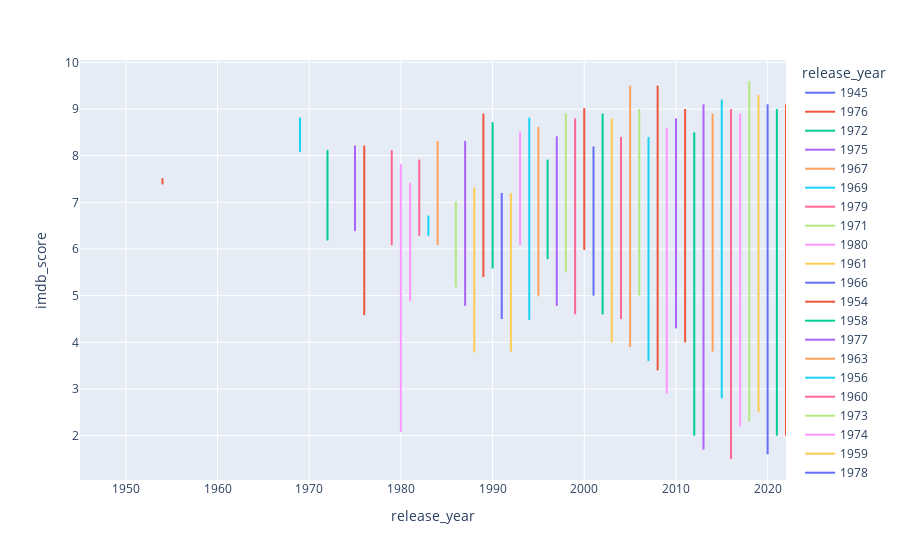

This figure's notebook cell:
### Markdown cell above
---
### 2. Построим график, отражающий колебания оценки взависимоости от года релиза

### Code cell
fig = px.line(df, x="release_year", y="imdb_score", color="release_year")
fig.update_traces(textposition="bottom right")
fig.show()

### Figure 1 — Plotly figure (JSON) as saved in the notebook; plotly's stock layout.template omitted (floating-point values rounded to 4 significant figures; data arrays with more than 128 entries replaced by an {"elided": "..."} marker saying what was removed)
{"data": [{"hovertemplate": "release_year=%{x}<br>imdb_score=%{y}<extra></extra>", "legendgroup": "1945", "line": {"color": "#636efa", "dash": "solid"}, "marker": {"symbol": "circle"}, "mode": "lines", "name": "1945", "showlegend": true, "textposition": "bottom right", "type": "scattergl", "x": [1945], "xaxis": "x", "y": [null], "yaxis": "y"}, {"hovertemplate": "release_year=%{x}<br>imdb_score=%{y}<extra></extra>", "legendgroup": "1976", "line": {"color": "#EF553B", "dash": "solid"}, "marker": {"symbol": "circle"}, "mode": "lines", "name": "1976", "showlegend": true, "textposition": "bottom right", "type": "scattergl", "x": [1976, 1976, 1976], "xaxis": "x", "y": [8.2, 7.2, 4.6], "yaxis": "y"}, {"hovertemplate": "release_year=%{x}<br>imdb_score=%{y}<extra></extra>", "legendgroup": "1972", "line": {"color": "#00cc96", "dash": "solid"}, "marker": {"symbol": "circle"}, "mode": "lines", "name": "1972", "showlegend": true, "textposition": "bottom right", "type": "scattergl", "x": [1972, 1972, 1972], "xaxis": "x", "y": [7.7, 6.2, 8.1], "yaxis": "y"}, {"hovertemplate": "release_year=%{x}<br>imdb_score=%{y}<extra></extra>", "legendgroup": "1975", "line": {"color": "#ab63fa", "dash": "solid"}, "marker": {"symbol": "circle"}, "mode": "lines", "name": "1975", "showlegend": true, "textposition": "bottom right", "type": "scattergl", "x": [1975, 1975], "xaxis": "x", "y": [8.2, 6.4], "yaxis": "y"}, {"hovertemplate": "release_year=%{x}<br>imdb_score=%{y}<extra></extra>", "legendgroup": "1967", "line": {"color": "#FFA15A", "dash": "solid"}, "marker": {"symbol": "circle"}, "mode": "lines", "name": "1967", "showlegend": true, "textposition": "bottom right", "type": "scattergl", "x": [1967, 1967], "xaxis": "x", "y": [7.7, 7.7], "yaxis": "y"}, {"hovertemplate": "release_year=%{x}<br>imdb_score=%{y}<extra></extra>", "legendgroup": "1969", "line": {"color": "#19d3f3", "dash": "solid"}, "marker": {"symbol": "circle"}, "mode": "lines", "name": "1969", "showlegend": true, "textposition": "bottom right", "type": "scattergl", "x": [1969, 1969], "xaxis": "x", "y": [8.8, 8.1], "yaxis": "y"}, {"hovertemplate": "release_year=%{x}<br>imdb_score=%{y}<extra></extra>", "legendgroup": "1979", "line": {"color": "#FF6692", "dash": "solid"}, "marker": {"symbol": "circle"}, "mode": "lines", "name": "1979", "showlegend": true, "textposition": "bottom right", "type": "scattergl", "x": [1979, 1979, 1979, 1979, 1979], "xaxis": "x", "y": [8, 8.1, 7.2, 6.2, 6.1], "yaxis": "y"}, {"hovertemplate": "release_year=%{x}<br>imdb_score=%{y}<extra></extra>", "legendgroup": "1971", "line": {"color": "#B6E880", "dash": "solid"}, "marker": {"symbol": "circle"}, "mode": "lines", "name": "1971", "showlegend": true, "textposition": "bottom right", "type": "scattergl", "x": [1971], "xaxis": "x", "y": [7.7], "yaxis": "y"}, {"hovertemplate": "release_year=%{x}<br>imdb_score=%{y}<extra></extra>", "legendgroup": "1980", "line": {"color": "#FF97FF", "dash": "solid"}, "marker": {"symbol": "circle"}, "mode": "lines", "name": "1980", "showlegend": true, "textposition": "bottom right", "type": "scattergl", "x": [1980, 1980, 1980], "xaxis": "x", "y": [5.8, 2.1, 7.8], "yaxis": "y"}, {"hovertemplate": "release_year=%{x}<br>imdb_score=%{y}<extra></extra>", "legendgroup": "1961", "line": {"color": "#FECB52", "dash": "solid"}, "marker": {"symbol": "circle"}, "mode": "lines", "name": "1961", "showlegend": true, "textposition": "bottom right", "type": "scattergl", "x": [1961], "xaxis": "x", "y": [7.5], "yaxis": "y"}, {"hovertemplate": "release_year=%{x}<br>imdb_score=%{y}<extra></extra>", "legendgroup": "1966", "line": {"color": "#636efa", "dash": "solid"}, "marker": {"symbol": "circle"}, "mode": "lines", "name": "1966", "showlegend": true, "textposition": "bottom right", "type": "scattergl", "x": [1966], "xaxis": "x", "y": [7.3], "yaxis": "y"}, {"hovertemplate": "release_year=%{x}<br>imdb_score=%{y}<extra></extra>", "legendgroup": "1954", "line": {"color": "#EF553B", "dash": "solid"}, "marker": {"symbol": "circle"}, "mode": "lines", "name": "1954", "showlegend": true, "textposition": "bottom right", "type": "scattergl", "x": [1954, 1954], "xaxis": "x", "y": [7.5, 7.4], "yaxis": "y"}, {"hovertemplate": "release_year=%{x}<br>imdb_score=%{y}<extra></extra>", "legendgroup": "1958", "line": {"color": "#00cc96", "dash": "solid"}, "marker": {"symbol": "circle"}, "mode": "lines", "name": "1958", "showlegend": true, "textposition": "bottom right", "type": "scattergl", "x": [1958], "xaxis": "x", "y": [7.5], "yaxis": "y"}, {"hovertemplate": "release_year=%{x}<br>imdb_score=%{y}<extra></extra>", "legendgroup": "1977", "line": {"color": "#ab63fa", "dash": "solid"}, "marker": {"symbol": "circle"}, "mode": "lines", "name": "1977", "showlegend": true, "textposition": "bottom right", "type": "scattergl", "x": [1977], "xaxis": "x", "y": [7.5], "yaxis": "y"}, {"hovertemplate": "release_year=%{x}<br>imdb_score=%{y}<extra></extra>", "legendgroup": "1963", "line": {"color": "#FFA15A", "dash": "solid"}, "marker": {"symbol": "circle"}, "mode": "lines", "name": "1963", "showlegend": true, "textposition": "bottom right", "type": "scattergl", "x": [1963], "xaxis": "x", "y": [7.6], "yaxis": "y"}, {"hovertemplate": "release_year=%{x}<br>imdb_score=%{y}<extra></extra>", "legendgroup": "1956", "line": {"color": "#19d3f3", "dash": "solid"}, "marker": {"symbol": "circle"}, "mode": "lines", "name": "1956", "showlegend": true, "textposition": "bottom right", "type": "scattergl", "x": [1956], "xaxis": "x", "y": [6.7], "yaxis": "y"}, {"hovertemplate": "release_year=%{x}<br>imdb_score=%{y}<extra></extra>", "legendgroup": "1960", "line": {"color": "#FF6692", "dash": "solid"}, "marker": {"symbol": "circle"}, "mode": "lines", "name": "1960", "showlegend": true, "textposition": "bottom right", "type": "scattergl", "x": [1960], "xaxis": "x", "y": [6.4], "yaxis": "y"}, {"hovertemplate": "release_year=%{x}<br>imdb_score=%{y}<extra></extra>", "legendgroup": "1973", "line": {"color": "#B6E880", "dash": "solid"}, "marker": {"symbol": "circle"}, "mode": "lines", "name": "1973", "showlegend": true, "textposition": "bottom right", "type": "scattergl", "x": [1973], "xaxis": "x", "y": [5.1], "yaxis": "y"}, {"hovertemplate": "release_year=%{x}<br>imdb_score=%{y}<extra></extra>", "legendgroup": "1974", "line": {"color": "#FF97FF", "dash": "solid"}, "marker": {"symbol": "circle"}, "mode": "lines", "name": "1974", "showlegend": true, "textposition": "bottom right", "type": "scattergl", "x": [1974], "xaxis": "x", "y": [6.5], "yaxis": "y"}, {"hovertemplate": "release_year=%{x}<br>imdb_score=%{y}<extra></extra>", "legendgroup": "1959", "line": {"color": "#FECB52", "dash": "solid"}, "marker": {"symbol": "circle"}, "mode": "lines", "name": "1959", "showlegend": true, "textposition": "bottom right", "type": "scattergl", "x": [1959], "xaxis": "x", "y": [6.6], "yaxis": "y"}, {"hovertemplate": "release_year=%{x}<br>imdb_score=%{y}<extra></extra>", "legendgroup": "1978", "line": {"color": "#636efa", "dash": "solid"}, "marker": {"symbol": "circle"}, "mode": "lines", "name": "1978", "showlegend": true, "textposition": "bottom right", "type": "scattergl", "x": [1978], "xaxis": "x", "y": [4.4], "yaxis": "y"}, {"hovertemplate": "release_year=%{x}<br>imdb_score=%{y}<extra></extra>", "legendgroup": "1989", "line": {"color": "#EF553B", "dash": "solid"}, "marker": {"symbol": "circle"}, "mode": "lines", "name": "1989", "showlegend": true, "textposition": "bottom right", "type": "scattergl", "x": [1989, 1989, 1989, 1989, 1989, 1989, 1989, 1989, 1989, 1989, 1989, 1989], "xaxis": "x", "y": [8.9, 7.7, 7.3, 7.1, 7.5, 7.4, 6.5, 8.1, 7.2, null, 5.4, 6.5], "yaxis": "y"}, {"hovertemplate": "release_year=%{x}<br>imdb_score=%{y}<extra></extra>", "legendgroup": "1990", "line": {"color": "#00cc96", "dash": "solid"}, "marker": {"symbol": "circle"}, "mode": "lines", "name": "1990", "showlegend": true, "textposition": "bottom right", "type": "scattergl", "x": [1990, 1990, 1990, 1990, 1990, 1990, 1990], "xaxis": "x", "y": [8.7, 7.8, 6.1, 7.6, 6.6, 5.6, 6.1], "yaxis": "y"}, {"hovertemplate": "release_year=%{x}<br>imdb_score=%{y}<extra></extra>", "legendgroup": "1987", "line": {"color": "#ab63fa", "dash": "solid"}, "marker": {"symbol": "circle"}, "mode": "lines", "name": "1987", "showlegend": true, "textposition": "bottom right", "type": "scattergl", "x": [1987, 1987, 1987, 1987, 1987, 1987], "xaxis": "x", "y": [8.3, 7.6, 6.1, 7.2, 6.3, 4.8], "yaxis": "y"}, {"hovertemplate": "release_year=%{x}<br>imdb_score=%{y}<extra></extra>", "legendgroup": "1984", "line": {"color": "#FFA15A", "dash": "solid"}, "marker": {"symbol": "circle"}, "mode": "lines", "name": "1984", "showlegend": true, "textposition": "bottom right", "type": "scattergl", "x": [1984, 1984, 1984, 1984, 1984, 1984], "xaxis": "x", "y": [8.3, 7.4, 6.7, 6.5, 6.3, 6.1], "yaxis": "y"}, {"hovertemplate": "release_year=%{x}<br>imdb_score=%{y}<extra></extra>", "legendgroup": "1983", "line": {"color": "#19d3f3", "dash": "solid"}, "marker": {"symbol": "circle"}, "mode": "lines", "name": "1983", "showlegend": true, "textposition": "bottom right", "type": "scattergl", "x": [1983, 1983, 1983, 1983], "xaxis": "x", "y": [6.7, 6.7, 6.7, 6.3], "yaxis": "y"}, {"hovertemplate": "release_year=%{x}<br>imdb_score=%{y}<extra></extra>", "legendgroup": "1982", "line": {"color": "#FF6692", "dash": "solid"}, "marker": {"symbol": "circle"}, "mode": "lines", "name": "1982", "showlegend": true, "textposition": "bottom right", "type": "scattergl", "x": [1982, 1982, 1982, 1982, 1982, 1982], "xaxis": "x", "y": [6.9, 7.6, 7.9, 6.4, 7.3, 6.3], "yaxis": "y"}, {"hovertemplate": "release_year=%{x}<br>imdb_score=%{y}<extra></extra>", "legendgroup": "1986", "line": {"color": "#B6E880", "dash": "solid"}, "marker": {"symbol": "circle"}, "mode": "lines", "name": "1986", "showlegend": true, "textposition": "bottom right", "type": "scattergl", "x": [1986, 1986, 1986, 1986], "xaxis": "x", "y": [6.7, 7, 5.2, 6.1], "yaxis": "y"}, {"hovertemplate": "release_year=%{x}<br>imdb_score=%{y}<extra></extra>", "legendgroup": "1981", "line": {"color": "#FF97FF", "dash": "solid"}, "marker": {"symbol": "circle"}, "mode": "lines", "name": "1981", "showlegend": true, "textposition": "bottom right", "type": "scattergl", "x": [1981, 1981, 1981], "xaxis": "x", "y": [4.9, 7.4, 7.2], "yaxis": "y"}, {"hovertemplate": "release_year=%{x}<br>imdb_score=%{y}<extra></extra>", "legendgroup": "1988", "line": {"color": "#FECB52", "dash": "solid"}, "marker": {"symbol": "circle"}, "mode": "lines", "name": "1988", "showlegend": true, "textposition": "bottom right", "type": "scattergl", "x": [1988, 1988, 1988, 1988, 1988, 1988, 1988], "xaxis": "x", "y": [7.3, 6.7, 5.9, 6, 5.1, 7.2, 3.8], "yaxis": "y"}, {"hovertemplate": "release_year=%{x}<br>imdb_score=%{y}<extra></extra>", "legendgroup": "1985", "line": {"color": "#636efa", "dash": "solid"}, "marker": {"symbol": "circle"}, "mode": "lines", "name": "1985", "showlegend": true, "textposition": "bottom right", "type": "scattergl", "x": [1985], "xaxis": "x", "y": [8], "yaxis": "y"}, {"hovertemplate": "release_year=%{x}<br>imdb_score=%{y}<extra></extra>", "legendgroup": "2000", "line": {"color": "#EF553B", "dash": "solid"}, "marker": {"symbol": "circle"}, "mode": "lines", "name": "2000", "showlegend": true, "textposition": "bottom right", "type": "scattergl", "x": [2000, 2000, 2000, 2000, 2000, 2000, 2000, 2000, 2000, 2000, 2000], "xaxis": "x", "y": [7.4, 8.3, 6.1, 8.2, 7.9, 6.6, 7.2, 9, 6.1, 6, 7.3], "yaxis": "y"}, {"hovertemplate": "release_year=%{x}<br>imdb_score=%{y}<extra></extra>", "legendgroup": "1996", "line": {"color": "#00cc96", "dash": "solid"}, "marker": {"symbol": "circle"}, "mode": "lines", "name": "1996", "showlegend": true, "textposition": "bottom right", "type": "scattergl", "x": [1996, 1996, 1996, 1996, 1996, 1996, 1996], "xaxis": "x", "y": [7.1, 6.1, 7.8, 5.8, 6.8, 6.9, 7.9], "yaxis": "y"}, {"hovertemplate": "release_year=%{x}<br>imdb_score=%{y}<extra></extra>", "legendgroup": "1997", "line": {"color": "#ab63fa", "dash": "solid"}, "marker": {"symbol": "circle"}, "mode": "lines", "name": "1997", "showlegend": true, "textposition": "bottom right", "type": "scattergl", "x": [1997, 1997, 1997, 1997, 1997, 1997, 1997, 1997, 1997, 1997, 1997, 1997, 1997, 1997, 1997, 1997], "xaxis": "x", "y": [8.4, 7.4, 7.9, 7.9, 7.3, 7.8, 7.7, 8, 5.9, 4.8, 7.1, 6.2, 5.2, 4.8, 7.1, 6.7], "yaxis": "y"}, {"hovertemplate": "release_year=%{x}<br>imdb_score=%{y}<extra></extra>", "legendgroup": "1995", "line": {"color": "#FFA15A", "dash": "solid"}, "marker": {"symbol": "circle"}, "mode": "lines", "name": "1995", "showlegend": true, "textposition": "bottom right", "type": "scattergl", "x": [1995, 1995, 1995, 1995, 1995, 1995, 1995, 1995, 1995, 1995], "xaxis": "x", "y": [8.6, 8.5, 6.5, 7.6, 5.9, 5.6, 6.8, 8.1, 7.6, 5], "yaxis": "y"}, {"hovertemplate": "release_year=%{x}<br>imdb_score=%{y}<extra></extra>", "legendgroup": "1994", "line": {"color": "#19d3f3", "dash": "solid"}, "marker": {"symbol": "circle"}, "mode": "lines", "name": "1994", "showlegend": true, "textposition": "bottom right", "type": "scattergl", "x": [1994, 1994, 1994, 1994, 1994, 1994, 1994, 1994, 1994, 1994, 1994, 1994, 1994, 1994, 1994, 1994], "xaxis": "x", "y": [8.8, 7.3, 8.5, 7.3, 7.8, 7.5, 6.7, 7.3, 4.5, 4.5, 6.2, 7.8, 6.3, 7.5, 6.6, 6.5], "yaxis": "y"}, {"hovertemplate": "release_year=%{x}<br>imdb_score=%{y}<extra></extra>", "legendgroup": "1999", "line": {"color": "#FF6692", "dash": "solid"}, "marker": {"symbol": "circle"}, "mode": "lines", "name": "1999", "showlegend": true, "textposition": "bottom right", "type": "scattergl", "x": [1999, 1999, 1999, 1999, 1999, 1999, 1999, 1999, 1999, 1999, 1999, 1999, 1999], "xaxis": "x", "y": [7.4, 8.8, 6.4, 7.3, 6.8, 7.4, 7.8, 6.1, 6.2, 8.1, 5.9, 4.6, null], "yaxis": "y"}, {"hovertemplate": "release_year=%{x}<br>imdb_score=%{y}<extra></extra>", "legendgroup": "1998", "line": {"color": "#B6E880", "dash": "solid"}, "marker": {"symbol": "circle"}, "mode": "lines", "name": "1998", "showlegend": true, "textposition": "bottom right", "type": "scattergl", "x": [1998, 1998, 1998, 1998, 1998, 1998, 1998, 1998, 1998, 1998, 1998, 1998, 1998, 1998, 1998, 1998, 1998, 1998, 1998, 1998, 1998, 1998], "xaxis": "x", "y": [7.8, 8.9, 6.7, 6.1, 7.3, 6.5, 6.8, 8, 7, 5.9, 7.6, 7.5, 7.9, 7.4, 7.9, 6.2, 6.4, 7.8, 5.5, 7.6, 6.3, null], "yaxis": "y"}, {"hovertemplate": "release_year=%{x}<br>imdb_score=%{y}<extra></extra>", "legendgroup": "1993", "line": {"color": "#FF97FF", "dash": "solid"}, "marker": {"symbol": "circle"}, "mode": "lines", "name": "1993", "showlegend": true, "textposition": "bottom right", "type": "scattergl", "x": [1993, 1993, 1993, 1993, 1993, 1993, 1993, 1993, 1993, 1993, 1993, 1993, 1993, 1993], "xaxis": "x", "y": [6.5, 6.4, 7.2, 6.5, 7.5, 6.2, 6.5, 7, 6.7, 8.5, 7.8, 6.6, 6.1, 7.8], "yaxis": "y"}, {"hovertemplate": "release_year=%{x}<br>imdb_score=%{y}<extra></extra>", "legendgroup": "1992", "line": {"color": "#FECB52", "dash": "solid"}, "marker": {"symbol": "circle"}, "mode": "lines", "name": "1992", "showlegend": true, "textposition": "bottom right", "type": "scattergl", "x": [1992, 1992, 1992], "xaxis": "x", "y": [7.2, 3.8, null], "yaxis": "y"}, {"hovertemplate": "release_year=%{x}<br>imdb_score=%{y}<extra></extra>", "legendgroup": "1991", "line": {"color": "#636efa", "dash": "solid"}, "marker": {"symbol": "circle"}, "mode": "lines", "name": "1991", "showlegend": true, "textposition": "bottom right", "type": "scattergl", "x": [1991, 1991, 1991, 1991, 1991, 1991, 1991, 1991, 1991, 1991, 1991, 1991, 1991], "xaxis": "x", "y": [6.9, null, 4.5, 6.6, null, null, 7.2, 6, null, 6.9, 4.5, 5.5, 5.8], "yaxis": "y"}, {"hovertemplate": "release_year=%{x}<br>imdb_score=%{y}<extra></extra>", "legendgroup": "2008", "line": {"color": "#EF553B", "dash": "solid"}, "marker": {"symbol": "circle"}, "mode": "lines", "name": "2008", "showlegend": true, "textposition": "bottom right", "type": "scattergl", "x": [2008, 2008, 2008, 2008, 2008, 2008, 2008, 2008, 2008, 2008, 2008, 2008, 2008, 2008, 2008, 2008, 2008, 2008, 2008, 2008, 2008, 2008, 2008, 2008, 2008, 2008, 2008, 2008, 2008, 2008, 2008, 2008, 2008, 2008, 2008, 2008, 2008, 2008, 2008, 2008, 2008, 2008, 2008, 2008, 2008, 2008, 2008, 2008, 2008, 2008, 2008, 2008, 2008, 2008, 2008, 2008, 2008, 2008, 2008, 2008, 2008, 2008, 2008], "xaxis": "x", "y": [9.5, 8.3, 6.7, 7.5, 6.5, 6.6, 6.4, 7, 7.9, 5.8, 8, 6.8, 7.6, 8.2, 8, 5.1, 8.1, 7.3, 7, null, 5.6, 7.1, 7.5, 4.5, 7.6, 6.8, 7.1, 6.8, 6.9, 7, 5.9, null, 7.4, 8, 7, 7.7, 7.8, 4.1, 7.4, 6.5, 5.1, 7.7, 7.7, 6.3, 5.5, 5.4, null, 5.6, 6.9, 5.3, 6.8, 6.5, 6.8, 7.6, 6.4, 6.6, 4.4, null, 7.4, 3.4, 4.8, 6.5, null], "yaxis": "y"}, {"hovertemplate": "release_year=%{x}<br>imdb_score=%{y}<extra></extra>", "legendgroup": "2002", "line": {"color": "#00cc96", "dash": "solid"}, "marker": {"symbol": "circle"}, "mode": "lines", "name": "2002", "showlegend": true, "textposition": "bottom right", "type": "scattergl", "x": [2002, 2002, 2002, 2002, 2002, 2002, 2002, 2002, 2002, 2002, 2002, 2002, 2002, 2002, 2002, 2002, 2002, 2002, 2002, 2002, 2002, 2002], "xaxis": "x", "y": [8.7, 8.1, 8.4, 7.7, 6.6, 5.1, 7, 8.9, 6.9, 8.3, 5.5, 4.6, 7, 6.6, 7.3, 7.2, 6.2, 8.5, 8.4, 8.1, null, 6.8], "yaxis": "y"}, {"hovertemplate": "release_year=%{x}<br>imdb_score=%{y}<extra></extra>", "legendgroup": "2010", "line": {"color": "#ab63fa", "dash": "solid"}, "marker": {"symbol": "circle"}, "mode": "lines", "name": "2010", "showlegend": true, "textposition": "bottom right", "type": "scattergl", "x": [2010, 2010, 2010, 2010, 2010, 2010, 2010, 2010, 2010, 2010, 2010, 2010, 2010, 2010, 2010, 2010, 2010, 2010, 2010, 2010, 2010, 2010, 2010, 2010, 2010, 2010, 2010, 2010, 2010, 2010, 2010, 2010, 2010, 2010, 2010, 2010, 2010, 2010, 2010, 2010, 2010, 2010, 2010, 2010, 2010, 2010, 2010, 2010, 2010, 2010, 2010, 2010, 2010, 2010, 2010, 2010, 2010, 2010, 2010, 2010, 2010, 2010, 2010, 2010, 2010, 2010], "xaxis": "x", "y": [8.2, 8.6, 8.5, 8.8, 6.8, 7.6, 6.9, 5.9, null, 7.9, 8.3, 6.8, 7.1, 5.2, 7.6, 5.4, 6.5, 5.5, 7.5, 6.5, 5.7, 8.4, 7.8, 6.2, 6.5, 5.1, 6.8, 7.4, 8.1, 7.4, 5.9, 6.2, 5.3, 6.8, 7.4, 7.4, 7.4, 7.1, 7.3, 5.6, 7.2, 5.1, 7, 7.1, 5.3, 7.4, 6.6, 5.6, 7.1, 6.7, 7.5, 7.4, 6.8, 6.2, 6.7, 6.7, 6.3, 7.2, 5.7, 4.8, 8, null, null, 4.3, 7.6, 6.3], "yaxis": "y"}, {"hovertemplate": "release_year=%{x}<br>imdb_score=%{y}<extra></extra>", "legendgroup": "2005", "line": {"color": "#FFA15A", "dash": "solid"}, "marker": {"symbol": "circle"}, "mode": "lines", "name": "2005", "showlegend": true, "textposition": "bottom right", "type": "scattergl", "x": [2005, 2005, 2005, 2005, 2005, 2005, 2005, 2005, 2005, 2005, 2005, 2005, 2005, 2005, 2005, 2005, 2005, 2005, 2005, 2005, 2005, 2005, 2005, 2005, 2005, 2005, 2005, 2005, 2005, 2005, 2005, 2005], "xaxis": "x", "y": [8.4, 7.6, 9.3, 6.1, 6.5, 6.7, 5.1, 6.4, 5.1, 5.5, 3.9, null, 6.8, 6.3, 6.4, 5.1, 7.3, 7.6, 6.5, 7.1, 7.3, 6.3, 6.5, 6.4, 6.6, 4.7, 6.1, 6.4, 9.5, 7.4, 6.7, 5.5], "yaxis": "y"}, {"hovertemplate": "release_year=%{x}<br>imdb_score=%{y}<extra></extra>", "legendgroup": "2007", "line": {"color": "#19d3f3", "dash": "solid"}, "marker": {"symbol": "circle"}, "mode": "lines", "name": "2007", "showlegend": true, "textposition": "bottom right", "type": "scattergl", "x": [2007, 2007, 2007, 2007, 2007, 2007, 2007, 2007, 2007, 2007, 2007, 2007, 2007, 2007, 2007, 2007, 2007, 2007, 2007, 2007, 2007, 2007, 2007, 2007, 2007, 2007, 2007, 2007, 2007, 2007, 2007, 2007, 2007, 2007, 2007, 2007, 2007, 2007, 2007, 2007, 2007, 2007, 2007, 2007, 2007, 2007, 2007, 2007], "xaxis": "x", "y": [7.1, 8.4, null, 7.2, 7.2, 6.7, 6, 6.5, 8.3, 7.4, 6.4, 6.1, 8.1, 6.1, 5.6, 7.3, null, 5.9, null, 8.3, 7.8, 6.7, 6.1, 4.2, 6.7, 7.9, 5.6, 7.2, 7.7, 7, 3.6, 7.5, 7.4, 7.1, 6.9, 6.1, 7.6, 7.1, 5.5, 5.2, 6.9, 5.8, 7, 8, 5, 4.3, 6.4, 6.4], "yaxis": "y"}, {"hovertemplate": "release_year=%{x}<br>imdb_score=%{y}<extra></extra>", "legendgroup": "2004", "line": {"color": "#FF6692", "dash": "solid"}, "marker": {"symbol": "circle"}, "mode": "lines", "name": "2004", "showlegend": true, "textposition": "bottom right", "type": "scattergl", "x": [2004, 2004, 2004, 2004, 2004, 2004, 2004, 2004, 2004, 2004, 2004, 2004, 2004, 2004, 2004, 2004, 2004, 2004, 2004, 2004, 2004, 2004, 2004, 2004, 2004, 2004, 2004, 2004, 2004, 2004, 2004, 2004, 2004, 2004, 2004, 2004, 2004, 2004], "xaxis": "x", "y": [7.1, 7.8, 7.1, 7.4, 7.3, 6.7, 7.4, 7, 6.2, 7.3, 6.1, 4.9, 4.5, null, 5.4, 7.2, 8.4, 8.1, 6.3, 6.6, 7.1, null, 8, 6.6, 7.3, 7, 7.2, 8.4, null, 8, 7.8, null, 5.3, 5.4, 5.1, 6.4, null, null], "yaxis": "y"}, {"hovertemplate": "release_year=%{x}<br>imdb_score=%{y}<extra></extra>", "legendgroup": "2006", "line": {"color": "#B6E880", "dash": "solid"}, "marker": {"symbol": "circle"}, "mode": "lines", "name": "2006", "showlegend": true, "textposition": "bottom right", "type": "scattergl", "x": [2006, 2006, 2006, 2006, 2006, 2006, 2006, 2006, 2006, 2006, 2006, 2006, 2006, 2006, 2006, 2006, 2006, 2006, 2006, 2006, 2006, 2006, 2006, 2006, 2006, 2006, 2006, 2006, 2006, 2006, 2006, 2006, 2006, 2006, 2006, 2006, 2006, 2006, 2006, 2006, 2006, 2006, 2006, 2006, 2006], "xaxis": "x", "y": [8.3, 8.7, 8.5, 8.5, 9, 8, 8, 8.7, 6.8, 8, 5.1, 7.2, 7, 6.6, 5.9, 5.8, 5.8, 8.2, 5, 6.6, 5.8, 7.1, 7.6, 6.5, 6.3, 8.1, 8.8, 8.7, 7.1, 7.1, 6.9, 8, 7.2, 6, 6.4, 7.9, 6.2, null, 7, 7.8, 7.3, 7.4, 6.7, null, 6.1], "yaxis": "y"}, {"hovertemplate": "release_year=%{x}<br>imdb_score=%{y}<extra></extra>", "legendgroup": "2009", "line": {"color": "#FF97FF", "dash": "solid"}, "marker": {"symbol": "circle"}, "mode": "lines", "name": "2009", "showlegend": true, "textposition": "bottom right", "type": "scattergl", "x": [2009, 2009, 2009, 2009, 2009, 2009, 2009, 2009, 2009, 2009, 2009, 2009, 2009, 2009, 2009, 2009, 2009, 2009, 2009, 2009, 2009, 2009, 2009, 2009, 2009, 2009, 2009, 2009, 2009, 2009, 2009, 2009, 2009, 2009, 2009, 2009, 2009, 2009, 2009, 2009, 2009, 2009, 2009, 2009, 2009, 2009, 2009, 2009, 2009, 2009, 2009, 2009, 2009, 2009, 2009, 2009, 2009, 2009, 2009], "xaxis": "x", "y": [8.5, 7.7, 7.6, 7.6, 7, 6.9, 5.5, 8.4, 6.7, 6.2, 6.3, 8.6, 7.5, 7.9, 4.9, 5.4, 7.4, 8.1, 7.6, 7.5, 7.3, 6.6, 6.9, 7.8, 7.7, 7, 7.5, 7, 6.2, 6.3, 6.6, 7.6, 6.3, 7.4, 7.1, 7.9, 5.7, 6.1, 7.6, 4.8, null, 5.4, 4.4, null, 2.9, 7.1, 3.4, 8.4, 7.4, 7.8, 7.6, 5.5, null, 6.5, 6.2, 5.2, 5.6, 7.4, 5.6], "yaxis": "y"}, {"hovertemplate": "release_year=%{x}<br>imdb_score=%{y}<extra></extra>", "legendgroup": "2003", "line": {"color": "#FECB52", "dash": "solid"}, "marker": {"symbol": "circle"}, "mode": "lines", "name": "2003", "showlegend": true, "textposition": "bottom right", "type": "scattergl", "x": [2003, 2003, 2003, 2003, 2003, 2003, 2003, 2003, 2003, 2003, 2003, 2003, 2003, 2003, 2003, 2003, 2003, 2003, 2003, 2003, 2003, 2003, 2003, 2003, 2003, 2003, 2003, 2003, 2003, 2003, 2003], "xaxis": "x", "y": [8.7, 7, 7.8, 8.8, 8, 7.6, 5.6, 7.3, 7.3, 6.7, 6.2, 6.2, 4, 6.6, 5.7, 7, 7.3, 6.3, 7.9, 8.7, 6.5, 7.6, null, 6.9, 6.1, 7.8, 7, 6.4, 4.3, null, 7.6], "yaxis": "y"}, {"hovertemplate": "release_year=%{x}<br>imdb_score=%{y}<extra></extra>", "legendgroup": "2001", "line": {"color": "#636efa", "dash": "solid"}, "marker": {"symbol": "circle"}, "mode": "lines", "name": "2001", "showlegend": true, "textposition": "bottom right", "type": "scattergl", "x": [2001, 2001, 2001, 2001, 2001, 2001, 2001, 2001, 2001, 2001, 2001, 2001, 2001, 2001, 2001, 2001, 2001, 2001, 2001, 2001], "xaxis": "x", "y": [8.6, null, 7.2, 5.7, 7.5, 5.6, 7.6, 5.9, 8.1, 7.4, 7.5, 7.2, 8.1, 7, 5, 7.2, 7.4, 8, 5.3, 8.2], "yaxis": "y"}, {"hovertemplate": "release_year=%{x}<br>imdb_score=%{y}<extra></extra>", "legendgroup": "2011", "line": {"color": "#EF553B", "dash": "solid"}, "marker": {"symbol": "circle"}, "mode": "lines", "name": "2011", "showlegend": true, "textposition": "bottom right", "type": "scattergl", "x": [2011, 2011, 2011, 2011, 2011, 2011, 2011, 2011, 2011, 2011, 2011, 2011, 2011, 2011, 2011, 2011, 2011, 2011, 2011, 2011, 2011, 2011, 2011, 2011, 2011, 2011, 2011, 2011, 2011, 2011, 2011, 2011, 2011, 2011, 2011, 2011, 2011, 2011, 2011, 2011, 2011, 2011, 2011, 2011, 2011, 2011, 2011, 2011, 2011, 2011, 2011, 2011, 2011, 2011, 2011, 2011, 2011, 2011, 2011, 2011, 2011, 2011, 2011, 2011, 2011, 2011, 2011, 2011, 2011, 2011, 2011, 2011, 2011, 2011, 2011, 2011, 2011, 2011, 2011, 2011, 2011, 2011, 2011, 2011, 2011, 2011], "xaxis": "x", "y": [8.6, 7.4, 7.7, 8.8, 7.1, 9, 7.2, 6.8, 7.4, 7.9, 8.4, 5.4, 7, 6.8, 4.5, 7.5, null, 6.4, 8, 7.1, 6.9, null, null, 6, 7.1, 6.2, 5.4, 5.4, 6.2, 8, 7.3, 7.4, 7.1, 6.8, 6, 8.1, 6.4, 6.3, 5, 7.3, 7.5, 7.7, 6.2, 7.1, 7.5, 6.5, 4.7, null, 7.2, 7, 7.6, 7.5, 5.9, 6.4, 7.2, 6, 8.2, 6.6, null, 6.7, 5.2, 4.6, 7.4, 6.8, 5.1, 6.8, 5.3, 6.9, 8.7, 6.5, 5.1, 5.6, 7.2, 8.1, 7.9, 7, null, 6.3, 7.2, 4, 5.3, 6.3, 6.1, 5.9, null, 6.7], "yaxis": "y"}, {"hovertemplate": "release_year=%{x}<br>imdb_score=%{y}<extra></extra>", "legendgroup": "2012", "line": {"color": "#00cc96", "dash": "solid"}, "marker": {"symbol": "circle"}, "mode": "lines", "name": "2012", "showlegend": true, "textposition": "bottom right", "type": "scattergl", "x": [2012, 2012, 2012, 2012, 2012, 2012, 2012, 2012, 2012, 2012, 2012, 2012, 2012, 2012, 2012, 2012, 2012, 2012, 2012, 2012, 2012, 2012, 2012, 2012, 2012, 2012, 2012, 2012, 2012, 2012, 2012, 2012, 2012, 2012, 2012, 2012, 2012, 2012, 2012, 2012, 2012, 2012, 2012, 2012, 2012, 2012, 2012, 2012, 2012, 2012, 2012, 2012, 2012, 2012, 2012, 2012, 2012, 2012, 2012, 2012, 2012, 2012, 2012, 2012, 2012, 2012, 2012, 2012, 2012, 2012, 2012, 2012, 2012, 2012, 2012, 2012, 2012, 2012, 2012, 2012, 2012, 2012, 2012, 2012, 2012, 2012, 2012, 2012, 2012, 2012, 2012, 2012, 2012, 2012, 2012, 2012, 2012, 2012, 2012, 2012, 2012, 2012, 2012, 2012, 2012, 2012, 2012], "xaxis": "x", "y": [6.6, 7.4, 6.9, 7.8, 8.4, 8.5, 8.4, 8.3, 7.4, 7.5, 7.7, 8.3, 8.4, 7.5, 7.3, 7.6, 8.4, 6.4, 6.4, 8, 6.2, 6.2, 6.4, 7.9, 4.3, 7.2, 6.4, 7.5, 7.5, 5.9, 7.4, 8.1, 8.4, 7.8, 7.4, 8.3, 6.8, 8.2, 7.1, 5.8, 7.8, 6.2, 8, 6.2, 6.8, 7.7, 7.6, 7.7, null, null, 7.4, 6.5, 7.4, 8.1, 6, 7, 7.7, 6.1, 8.2, 2, 8.5, 7.2, 6.5, 6.7, 6.4, 6.6, 7.6, 8.1, 5.3, 5.7, 8.1, 5.7, 5.1, 7.1, 5, 4.2, 4.3, 5.8, 6.9, 6.3, 5.1, 5, 7, 6.9, 7.9, 6.6, 7.1, 5, 3.2, 6.4, 6.1, 7.8, 3.8, 7.7, 6.6, 5.4, 6.7, 6.3, 8.2, 6, 7.8, null, 6, 5, 6.7, 7.5, 6.2], "yaxis": "y"}, {"hovertemplate": "release_year=%{x}<br>imdb_score=%{y}<extra></extra>", "legendgroup": "2013", "line": {"color": "#ab63fa", "dash": "solid"}, "marker": {"symbol": "circle"}, "mode": "lines", "name": "2013", "showlegend": true, "textposition": "bottom right", "type": "scattergl", "x": {"elided": "135 int values"}, "xaxis": "x", "y": {"elided": "135 float values"}, "yaxis": "y"}, {"hovertemplate": "release_year=%{x}<br>imdb_score=%{y}<extra></extra>", "legendgroup": "2014", "line": {"color": "#FFA15A", "dash": "solid"}, "marker": {"symbol": "circle"}, "mode": "lines", "name": "2014", "showlegend": true, "textposition": "bottom right", "type": "scattergl", "x": {"elided": "153 int values"}, "xaxis": "x", "y": {"elided": "153 float values"}, "yaxis": "y"}, {"hovertemplate": "release_year=%{x}<br>imdb_score=%{y}<extra></extra>", "legendgroup": "2015", "line": {"color": "#19d3f3", "dash": "solid"}, "marker": {"symbol": "circle"}, "mode": "lines", "name": "2015", "showlegend": true, "textposition": "bottom right", "type": "scattergl", "x": {"elided": "223 int values"}, "xaxis": "x", "y": {"elided": "223 float values"}, "yaxis": "y"}, {"hovertemplate": "release_year=%{x}<br>imdb_score=%{y}<extra></extra>", "legendgroup": "2016", "line": {"color": "#FF6692", "dash": "solid"}, "marker": {"symbol": "circle"}, "mode": "lines", "name": "2016", "showlegend": true, "textposition": "bottom right", "type": "scattergl", "x": {"elided": "362 int values"}, "xaxis": "x", "y": {"elided": "362 float values"}, "yaxis": "y"}, {"hovertemplate": "release_year=%{x}<br>imdb_score=%{y}<extra></extra>", "legendgroup": "2018", "line": {"color": "#B6E880", "dash": "solid"}, "marker": {"symbol": "circle"}, "mode": "lines", "name": "2018", "showlegend": true, "textposition": "bottom right", "type": "scattergl", "x": {"elided": "773 int values"}, "xaxis": "x", "y": {"elided": "773 float values"}, "yaxis": "y"}, {"hovertemplate": "release_year=%{x}<br>imdb_score=%{y}<extra></extra>", "legendgroup": "2017", "line": {"color": "#FF97FF", "dash": "solid"}, "marker": {"symbol": "circle"}, "mode": "lines", "name": "2017", "showlegend": true, "textposition": "bottom right", "type": "scattergl", "x": {"elided": "563 int values"}, "xaxis": "x", "y": {"elided": "563 float values"}, "yaxis": "y"}, {"hovertemplate": "release_year=%{x}<br>imdb_score=%{y}<extra></extra>", "legendgroup": "2019", "line": {"color": "#FECB52", "dash": "solid"}, "marker": {"symbol": "circle"}, "mode": "lines", "name": "2019", "showlegend": true, "textposition": "bottom right", "type": "scattergl", "x": {"elided": "836 int values"}, "xaxis": "x", "y": {"elided": "836 float values"}, "yaxis": "y"}, {"hovertemplate": "release_year=%{x}<br>imdb_score=%{y}<extra></extra>", "legendgroup": "2020", "line": {"color": "#636efa", "dash": "solid"}, "marker": {"symbol": "circle"}, "mode": "lines", "name": "2020", "showlegend": true, "textposition": "bottom right", "type": "scattergl", "x": {"elided": "814 int values"}, "xaxis": "x", "y": {"elided": "814 float values"}, "yaxis": "y"}, {"hovertemplate": "release_year=%{x}<br>imdb_score=%{y}<extra></extra>", "legendgroup": "2022", "line": {"color": "#EF553B", "dash": "solid"}, "marker": {"symbol": "circle"}, "mode": "lines", "name": "2022", "showlegend": true, "textposition": "bottom right", "type": "scattergl", "x": {"elided": "371 int values"}, "xaxis": "x", "y": {"elided": "371 float values"}, "yaxis": "y"}, {"hovertemplate": "release_year=%{x}<br>imdb_score=%{y}<extra></extra>", "legendgroup": "2021", "line": {"color": "#00cc96", "dash": "solid"}, "marker": {"symbol": "circle"}, "mode": "lines", "name": "2021", "showlegend": true, "textposition": "bottom right", "type": "scattergl", "x": {"elided": "787 int values"}, "xaxis": "x", "y": {"elided": "787 float values"}, "yaxis": "y"}], "layout": {"legend": {"title": {"text": "release_year"}, "tracegroupgap": 0}, "margin": {"t": 60}, "xaxis": {"anchor": "y", "categoryarray": [1945, 1976, 1972, 1975, 1967, 1969, 1979, 1971, 1980, 1961, 1966, 1954, 1958, 1977, 1963, 1956, 1960, 1973, 1974, 1959, 1978, 1989, 1990, 1987, 1984, 1983, 1982, 1986, 1981, 1988, 1985, 2000, 1996, 1997, 1995, 1994, 1999, 1998, 1993, 1992, 1991, 2008, 2002, 2010, 2005, 2007, 2004, 2006, 2009, 2003, 2001, 2011, 2012, 2013, 2014, 2015, 2016, 2018, 2017, 2019, 2020, 2022, 2021], "categoryorder": "array", "domain": [0, 1], "title": {"text": "release_year"}}, "yaxis": {"anchor": "x", "domain": [0, 1], "title": {"text": "imdb_score"}}}}
